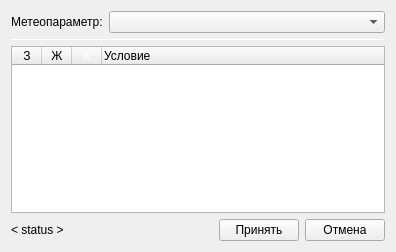
<?xml version="1.0" encoding="UTF-8"?>
<ui version="4.0">
 <class>ColorAlertDlg</class>
 <widget class="QDialog" name="ColorAlertDlg">
  <property name="geometry">
   <rect>
    <x>0</x>
    <y>0</y>
    <width>396</width>
    <height>252</height>
   </rect>
  </property>
  <property name="windowTitle">
   <string>Параметры цветовой индикации</string>
  </property>
  <layout class="QGridLayout" name="gridLayout">
   <item row="0" column="0">
    <widget class="QLabel" name="label">
     <property name="sizePolicy">
      <sizepolicy hsizetype="Maximum" vsizetype="Preferred">
       <horstretch>0</horstretch>
       <verstretch>0</verstretch>
      </sizepolicy>
     </property>
     <property name="text">
      <string>Метеопараметр:</string>
     </property>
     <property name="textFormat">
      <enum>Qt::PlainText</enum>
     </property>
    </widget>
   </item>
   <item row="1" column="0" colspan="4">
    <widget class="Line" name="line">
     <property name="minimumSize">
      <size>
       <width>0</width>
       <height>1</height>
      </size>
     </property>
     <property name="orientation">
      <enum>Qt::Horizontal</enum>
     </property>
    </widget>
   </item>
   <item row="2" column="0" colspan="4">
    <widget class="QTreeWidget" name="tree">
     <property name="verticalScrollMode">
      <enum>QAbstractItemView::ScrollPerPixel</enum>
     </property>
     <property name="rootIsDecorated">
      <bool>false</bool>
     </property>
     <property name="allColumnsShowFocus">
      <bool>true</bool>
     </property>
     <attribute name="headerDefaultSectionSize">
      <number>30</number>
     </attribute>
     <attribute name="headerMinimumSectionSize">
      <number>30</number>
     </attribute>
     <column>
      <property name="text">
       <string>З</string>
      </property>
      <property name="toolTip">
       <string>Зелёный</string>
      </property>
      <property name="textAlignment">
       <set>AlignCenter</set>
      </property>
      <property name="background">
       <color>
        <red>190</red>
        <green>230</green>
        <blue>200</blue>
       </color>
      </property>
     </column>
     <column>
      <property name="text">
       <string>Ж</string>
      </property>
      <property name="toolTip">
       <string>Жёлтый</string>
      </property>
      <property name="textAlignment">
       <set>AlignCenter</set>
      </property>
      <property name="background">
       <color>
        <red>255</red>
        <green>255</green>
        <blue>0</blue>
       </color>
      </property>
     </column>
     <column>
      <property name="text">
       <string>К</string>
      </property>
      <property name="toolTip">
       <string>Красный</string>
      </property>
      <property name="textAlignment">
       <set>AlignCenter</set>
      </property>
      <property name="background">
       <color>
        <red>255</red>
        <green>0</green>
        <blue>0</blue>
       </color>
      </property>
      <property name="foreground">
       <brush brushstyle="SolidPattern">
        <color alpha="255">
         <red>255</red>
         <green>255</green>
         <blue>255</blue>
        </color>
       </brush>
      </property>
     </column>
     <column>
      <property name="text">
       <string>Условие</string>
      </property>
     </column>
    </widget>
   </item>
   <item row="3" column="0" colspan="2">
    <widget class="QLabel" name="statusLabel">
     <property name="sizePolicy">
      <sizepolicy hsizetype="Expanding" vsizetype="Preferred">
       <horstretch>0</horstretch>
       <verstretch>0</verstretch>
      </sizepolicy>
     </property>
     <property name="text">
      <string>&lt; status &gt;</string>
     </property>
    </widget>
   </item>
   <item row="3" column="2">
    <widget class="QPushButton" name="okBtn">
     <property name="sizePolicy">
      <sizepolicy hsizetype="Maximum" vsizetype="Fixed">
       <horstretch>0</horstretch>
       <verstretch>0</verstretch>
      </sizepolicy>
     </property>
     <property name="text">
      <string>Принять</string>
     </property>
     <property name="autoDefault">
      <bool>false</bool>
     </property>
    </widget>
   </item>
   <item row="3" column="3">
    <widget class="QPushButton" name="cancelBtn">
     <property name="sizePolicy">
      <sizepolicy hsizetype="Maximum" vsizetype="Fixed">
       <horstretch>0</horstretch>
       <verstretch>0</verstretch>
      </sizepolicy>
     </property>
     <property name="text">
      <string>Отмена</string>
     </property>
     <property name="autoDefault">
      <bool>false</bool>
     </property>
    </widget>
   </item>
   <item row="0" column="1" colspan="3">
    <widget class="QComboBox" name="paramCombo"/>
   </item>
  </layout>
 </widget>
 <resources/>
 <connections>
  <connection>
   <sender>cancelBtn</sender>
   <signal>clicked()</signal>
   <receiver>ColorAlertDlg</receiver>
   <slot>reject()</slot>
   <hints>
    <hint type="sourcelabel">
     <x>398</x>
     <y>243</y>
    </hint>
    <hint type="destinationlabel">
     <x>112</x>
     <y>231</y>
    </hint>
   </hints>
  </connection>
 </connections>
</ui>
